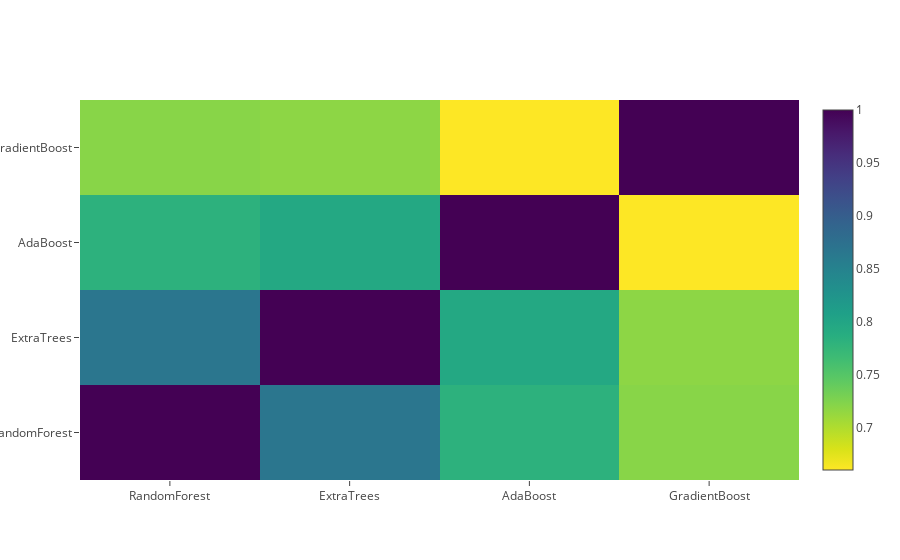

This figure's notebook cell:
### Markdown cell above
**Correlation Heatmap of the Second Level Training set**

### Code cell
data = [
    go.Heatmap(
        z= base_predictions_train.astype(float).corr().values ,
        x=base_predictions_train.columns.values,
        y= base_predictions_train.columns.values,
          colorscale='Viridis',
            showscale=True,
            reversescale = True
    )
]
py.iplot(data, filename='labelled-heatmap')

### Figure 1 — Plotly figure (JSON) as saved in the notebook; plotly's stock layout.template omitted (floating-point values rounded to 4 significant figures)
{"data": [{"colorscale": "Viridis", "reversescale": true, "showscale": true, "type": "heatmap", "x": ["RandomForest", "ExtraTrees", "AdaBoost", "GradientBoost"], "y": ["RandomForest", "ExtraTrees", "AdaBoost", "GradientBoost"], "z": [[1, 0.867, 0.7818, 0.7209], [0.867, 1, 0.7959, 0.7183], [0.7818, 0.7959, 1, 0.6604], [0.7209, 0.7183, 0.6604, 1]]}], "layout": {"xaxis": {"autorange": true, "range": [-0.5, 3.5], "type": "category"}, "yaxis": {"autorange": true, "range": [-0.5, 3.5], "type": "category"}}}
